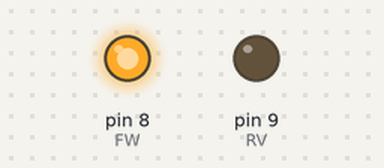
A sketch run on a simulated Arduino Uno, built with avr-gcc and run on an emulated ATmega328P. On the bench: output pins drawn as LEDs (lit = HIGH).

Above: at 1.5 s.
At 3.05 s:
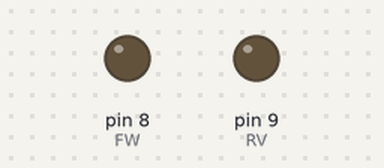
At 4.6 s:
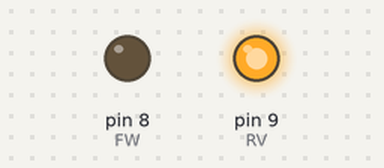
Timing chart, 0 to 7.9 s (numbered marks = the images above):
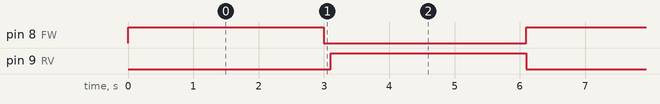

The sketch:

Lab_Driver-Motor-2.ino
```cpp
byte FW = 8;
byte RV = 9;

void setup() {
  pinMode(FW,OUTPUT);
  pinMode(RV,OUTPUT);
  digitalWrite(FW,0);
  digitalWrite(RV,0);

}
void Forward(unsigned int sec){
  digitalWrite(FW,1);//Forward
  digitalWrite(RV,0);
  delay(sec*1000);
}
void Stop(unsigned int sec){
  digitalWrite(FW,0);//Stop
  digitalWrite(RV,0);
  delay(sec*100);
}
void Reverse(unsigned int sec){
  digitalWrite(FW,0);//Reverse
  digitalWrite(RV,1);
  delay(sec*1000);
}
void loop() {
  Forward(3);
  Stop(1);
  Reverse(3);
}
```

Measured:
- by itself, pin 8 (FW), pin 9 (RV): alternates HIGH for 3.0 s and LOW for 3.1 s
- by itself, everything shown: repeats every 6.1 s, in 3 steps
